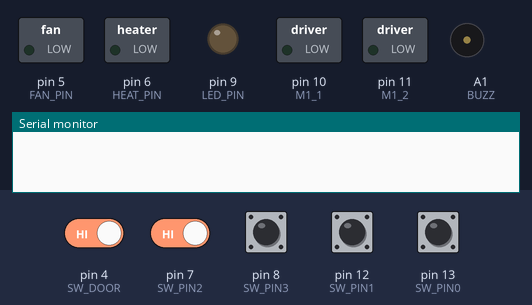
The sketch below on a simulated Arduino Uno, built with avr-gcc and run on an emulated ATmega328P. Shown: switched loads named in the sketch (green lamp = pin HIGH), output pins drawn as LEDs (lit = HIGH), buzzer (waves = sounding, pin HIGH), the last lines printed to the serial monitor. The inputs (shaded band) are chosen by the test bench; at power-on: pin 4 (SW_DOOR), pin 7 (SW_PIN2), pin 8 (SW_PIN3), pin 12 (SW_PIN1), pin 13 (SW_PIN0) HIGH.

Above: at 4.3 s.
4.4 s: pin 4 (SW_DOOR) driven LOW and pin 7 (SW_PIN2) driven LOW
At 5.2 s:
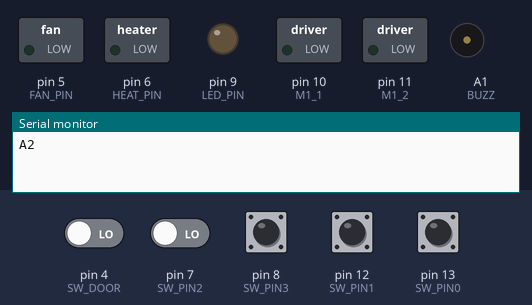
6.0 s: pin 12 (SW_PIN1) pulled LOW for 0.15 s
At 6.25 s:
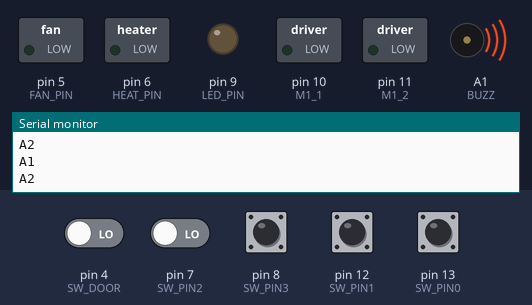
Timing chart, 0 to 8.8 s (numbered marks = the images above; inputs shaded):
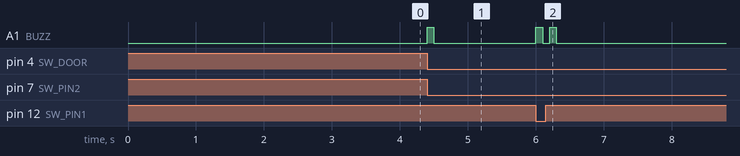

Measured:
- after the input at 4.4 s, A1 (BUZZ): LOW → HIGH at once, → LOW 0.10 s later
- after the input at 6.0 s, A1 (BUZZ): alternates HIGH for 0.10 s and LOW for 0.10 s, 4 changes in all, then stays LOW, starting at once

The sketch:

homehack.ino
```cpp
//#define DEBUG

int  thermo_target_g;
int  lights_target_g;

void setup_lights();
void manage_lights(int val);
void setup_sws();
void manage_sws();
void setup_thermo();
void manage_thermo(int val);

void setup()
{
  Serial.begin(115200);
  setup_lights();
  setup_sws();
  setup_thermo();
}
char first;
void loop()
{
  if (Serial.available() > 1)
  {
    first = Serial.read();
    if (first == 'l')
    {
      lights_target_g = Serial.parseInt();
      Serial.print("lights: ");
      Serial.println(lights_target_g);
      //manage_lights(lights_target);
    }
    else if (first == 't')
    {
      thermo_target_g = Serial.parseInt();
      Serial.print("thermos: ");
      Serial.println(thermo_target_g);
      //manage_thermo(Serial.parseInt());
    }
  }
  manage_sws();
  delay(100);
}
```

lights.ino
```cpp
//light sensor pin
#define LIGHT_SENSE A0
//h-bridge pins
#define M1_1 10
#define M1_2 11
#define MOTORS_SPEED 70
//end switches
#define END_1 2 //tray is fully in
#define END_2 3 //tray is fully out
//light stuff
#define LED_PIN 9
#define LIGHT_TARGET 600
#define LIGHT_RATE 5
//comp parameters
#define LIGHT_TOLERANCE 5
//*****
#define GREATER 1
#define SMALLER 2
#define EQUAL   3

int   sw1 = 0;
int   sw2 = 0;
int   light_target;
int   light_LED;
int   light_in;

void setup_lights()
{
  pinMode(M1_1,OUTPUT);
  pinMode(M1_2,OUTPUT);
  pinMode(END_1,INPUT);
  pinMode(END_2,INPUT);
  pinMode(LED_PIN, OUTPUT);

  light_LED = 15;
  light_target = LIGHT_TARGET;
}


#ifdef DEBUG
void  log_lights()
{
  Serial.print("Light level:");
  Serial.println(light_in);
}
#endif
void  manage_lights(int val)
{
  light_target = val;
  getPosition(&sw1,&sw2);
  light_in = readLight();
  #ifdef DEBUG
    log_lights();
  #endif
  if (tolerance_cmp(light_target, light_in) == SMALLER)
  {
    light_up();
    #ifdef DEBUG
      Serial.println("lights up..");
    #endif
  }
  else if (tolerance_cmp(light_target, light_in) == GREATER)
  {
    light_down();
    #ifdef DEBUG
      Serial.println("closing down..");
    #endif
  }
  else
  {
    stop_motors();
    #ifdef DEBUG
      Serial.println("nothing");
    #endif
  }
}

//a fata de ref
int  tolerance_cmp(int ref, int a)
{
  if (ref + LIGHT_TOLERANCE < a)
    return (GREATER);
  else if (ref - LIGHT_TOLERANCE > a)
    return (SMALLER);
  return (EQUAL);
}

void  stop_motors()
{
  go(0);
}

void  light_down()
{
  close_LED_down();
  if (light_LED < LIGHT_RATE)
  {
    close_curtain();
  }
}

void  light_up()
{
  open_curtain();
  if (!sw2)
  {
    light_LED_up();
  }
}

void  close_LED_down()
{
    light_LED -= LIGHT_RATE;
    if (light_LED < 0)
      light_LED = 0;
    analogWrite(LED_PIN, light_LED);
}

void  light_LED_up()
{
    light_LED += LIGHT_RATE;
    if (light_LED > 255)
      light_LED = 255;
    analogWrite(LED_PIN, light_LED);
}

void  open_curtain()
{
    go(-MOTORS_SPEED);
}

void  close_curtain()
{
    go(MOTORS_SPEED);
}

int   readLight()
{
  int i;
  int average=0;
  for (i=0;i<5;i++)
    average += analogRead(LIGHT_SENSE);
  average /=5;
  return average;
}

void go(int _speed) //if _speed is positive, tray moves inwards
{
  if ((_speed > 0) && (sw1))
  {
    analogWrite(M1_1, _speed);
    analogWrite(M1_2, 0);
  }
  else if ((_speed < 0) && (sw2))
  {
     analogWrite(M1_1, 0);
     analogWrite(M1_2, -_speed);
  }
  else
  {
    analogWrite(M1_1, 0);
    analogWrite(M1_2, 0);
  }
}

#ifdef DEBUG
void  log_ends()
{
  Serial.print("sws: ");
  Serial.print(sw1);
  Serial.print(" ");
  Serial.println(sw2);
}
#endif

void getPosition(int *m1,int *m2)
{
  #ifdef DEBUG
   // log_ends();
  #endif
  *m1 = digitalRead(END_1);
  *m2 = digitalRead(END_2);
}

bool dir = true;
void  bounce_tray()
{
    //this code bounces the tray***
  if (dir)
    go(70);
   else
    go(-70);
  if (!sw1)
    dir = false;
  else if (!sw2)
    dir = true;
}
```

sws.ino
```cpp
#define SWS_COUNT 4
#define SW_PIN0 13
#define SW_PIN1 12
#define SW_PIN2 7
#define SW_PIN3 8
#define SW_DOOR 4
#define BUZZ    A1

bool sw[4];
bool sw_door;
bool sw_last[4];
bool sw_door_last;

void setup_sws()
{
  pinMode(SW_PIN0, INPUT);
  pinMode(SW_PIN1, INPUT);
  pinMode(SW_PIN2, INPUT);
  pinMode(SW_PIN3, INPUT);
  pinMode(SW_DOOR, INPUT);
  pinMode(BUZZ, OUTPUT);
}

void manage_sws()
{
  int sw_id;
  sws_read();
  #ifdef DEBUG
    log_sws();
  #endif
  sw_id = sws_check();
  if ((sw_id != -1) && !sw_door && sw_new_state())
  {
    sws_alert(sw_id);
  }
  else
  {
    digitalWrite(BUZZ, LOW);
  }
}

void sws_alert(int sw_id)
{
  Serial.print("A");
  Serial.println(sw_id);
  digitalWrite(BUZZ, HIGH);
}

String  sw_to_string(int sw_id)
{
  switch (sw_id)
  {
    case 0: return ("circula");
    case 1: return ("moto-fierastraul");
    case 2: return ("geamul");
    case 3: return ("subiectul");
    case 4: return ("cadavrul");
    default: return ("ceva nu-i ok");
  }
}

//returns the nbr if something is open
int sws_check()
{
  for (int i = 0; i < SWS_COUNT; ++i)
  {
    if (!sw[i])
      return (i);
  }
  return (-1);
}
// returns true if the state cheanged
bool sw_new_state()
{
  for (int i = 0; i < SWS_COUNT; ++i)
  {
    if (sw_last[i] != sw[i])
    {
      return (true);
    }
  }
  return (false);
}

void sws_read()
{
  for (int i = 0; i < SWS_COUNT; ++i)
  {
    sw_last[i] = sw[i];
  }
  sw_door_last = sw_door;
  sw[0] = digitalRead(SW_PIN0);
  sw[1] = digitalRead(SW_PIN1);
  sw[2] = digitalRead(SW_PIN2);
  sw[3] = digitalRead(SW_PIN3);
  sw_door = digitalRead(SW_DOOR);
}

void log_sws()
{
  for (int i = 0; i < SWS_COUNT; ++i)
  {
    Serial.print(i);
    Serial.print(": ");
    Serial.print(sw[i]);
    Serial.print("\t");
  }
  Serial.println(sw_door);
}
```

thermo.ino
```cpp
#define FAN_PIN 5
#define THERMO_PIN A2
#define HEAT_PIN 6
#define THERMO_TARGET 30
#define THERMO_TOLERANCE 2

#define GREATER 1
#define SMALLER 2
#define EQUAL   3

int thermo_in;
int heat_out;
int fan_out;
int thermo_target = THERMO_TARGET;


void  manage_thermo(int val)
{
  thermo_target = val;
  read_thermo();
  #ifdef DEBUG
   // log_thermo();
  #endif
  if (tolerance_cmp_t(thermo_target, thermo_in) == SMALLER)
  {
    heat_up();
  }
  else if (tolerance_cmp_t(thermo_target, thermo_in) == GREATER)
  {
    cool_down();
  }
}

void cool_down()
{
  #ifdef DEBUG
    Serial.println("cooling");
  #endif
  digitalWrite(HEAT_PIN, HIGH);
  digitalWrite(FAN_PIN, HIGH);
}
void heat_up()
{
  #ifdef DEBUG
    Serial.println("heating");
  #endif
  digitalWrite(HEAT_PIN, LOW);
  digitalWrite(FAN_PIN, LOW);
}

//a fata de ref
int  tolerance_cmp_t(int ref, int a)
{
  if (ref + THERMO_TOLERANCE < a)
    return (GREATER);
  else if (ref - THERMO_TOLERANCE > a)
    return (SMALLER);
  return (EQUAL);
}

void  setup_thermo()
{
  pinMode(FAN_PIN, OUTPUT);
  pinMode(HEAT_PIN, OUTPUT);
  pinMode(THERMO_PIN, INPUT);
}

void  read_thermo()
{
  thermo_in = readTempInCelsius(10, THERMO_PIN);
}

int readTempInCelsius(int count, int pin) {
  float temperaturaMediata = 0;
  float sumaTemperatura = 0;
  for (int i =0; i < count; i++) {
    int reading = analogRead(pin);
    float voltage = reading * 5.0;
    voltage /= 1024.0;
    float temperatureCelsius = (voltage - 0.57) * 100 ;
    sumaTemperatura = sumaTemperatura + temperatureCelsius;
  }
  return (int) (sumaTemperatura / (float)count);
}

void  log_thermo()
{
  Serial.print("thermo:");
  Serial.println(thermo_in);
}
```
